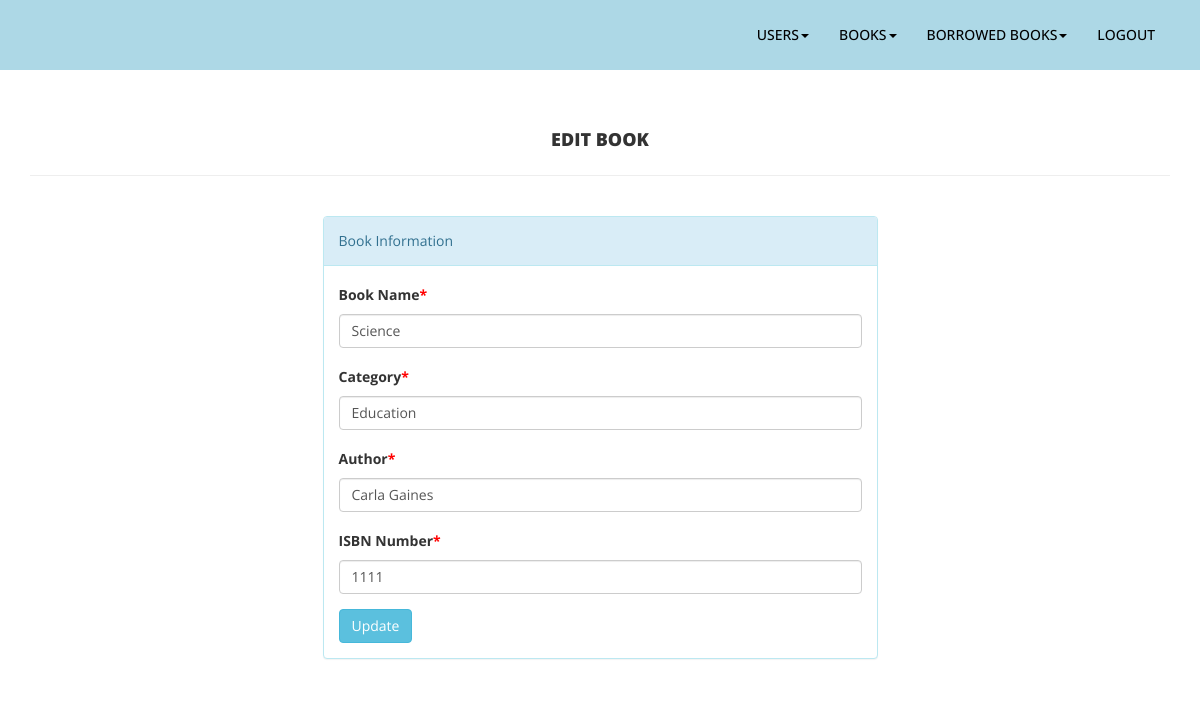
/admin_edit-b.php?bookName=Science, run on the app's committed database.
### tables this page shows
CREATE TABLE `book` (
  `bID` int(3) NOT NULL,
  `bName` varchar(200) NOT NULL,
  `bCategory` varchar(30) NOT NULL,
  `bAuthor` varchar(100) NOT NULL,
  `ISBN` int(15) NOT NULL,
  `RegDate` timestamp NOT NULL DEFAULT current_timestamp()
);

### admin_edit-b.php (the view, shortened to what this page needs)
<?php
	$bookName=$_GET["bookName"];
	include('connection.php');
	$sql = "select * from book where bName='$bookName';";
	$result = mysqli_query($conn, $sql);
	if (mysqli_num_rows($result))
	{
		while($row = mysqli_fetch_assoc($result))
		{
			$bookname=$row["bName"];
			$category=$row["bCategory"];
			$author=$row["bAuthor"];
			$isbn=$row["ISBN"];
		}
	}
?>
<!DOCTYPE html>
<html>
<head>
<link href="css/bootstrap.css" rel="stylesheet">
<link href="css/font-awesome.css" rel="stylesheet">
<link href="css/style.css" rel="stylesheet">
</head>
<body>
<?php include('navbar.php');?>
<div class="content-wra <div class="content-wrapper">
    <div class="container">
        <div class="row pad-botm">
            <div class="col-md-12">
                <h4 class="header-line text-center">Edit Book</h4>
            </div>
		</div>
		<div class="row">
			<div class="col-md-6 col-sm-6 col-xs-12 col-md-offset-3""> <div class="panel panel-info">
				<div class="panel-heading">Book Information</div>
				<div class="panel-body">
					<form method="post">
						<div class="form-group">
							<label>Book Name<span style="color:red;">*</span></label>
							<input class="form-control" type="text" name="bookname" autocomplete="off" value="<?=$bookname?>" required>
						</div>
						<div class="form-group">
							<label> Category<span style="color:red;">*</span></label>
							<input class="form-control" type="text" name="category" autocomplete="off" value="<?= $category ?>" required>
						</div>
						<div class="form-group">
							<label> Author<span style="color:red;">*</span></label>
							<input class="form-control" type="text" name="author" autocomplete="off" value="<?= $author ?>" required>
						</div>
						<div class="form-group">
							<label>ISBN Number<span style="color:red;">*</span></label>
							<input class="form-control" type="text" name="isbn" autocomplete="off" value="<?= $isbn ?>" required>
						</div>
						<button type="submit" name="update" class="btn btn-info">Update </button>
					</form>
                </div>
            </div>
        </div>
    </div>
</div>
</body>
</html>

### css/style.css (style rules this page uses)
.header-line { font-weight:900; padding-bottom:25px; border-bottom:1px solid #eeeeee; text-transform:uppercase; }
.pad-botm { padding-bottom:30px; }

### data on the page
book: bookname "Science", category "Education", author "Carla Gaines", isbn "1111"
